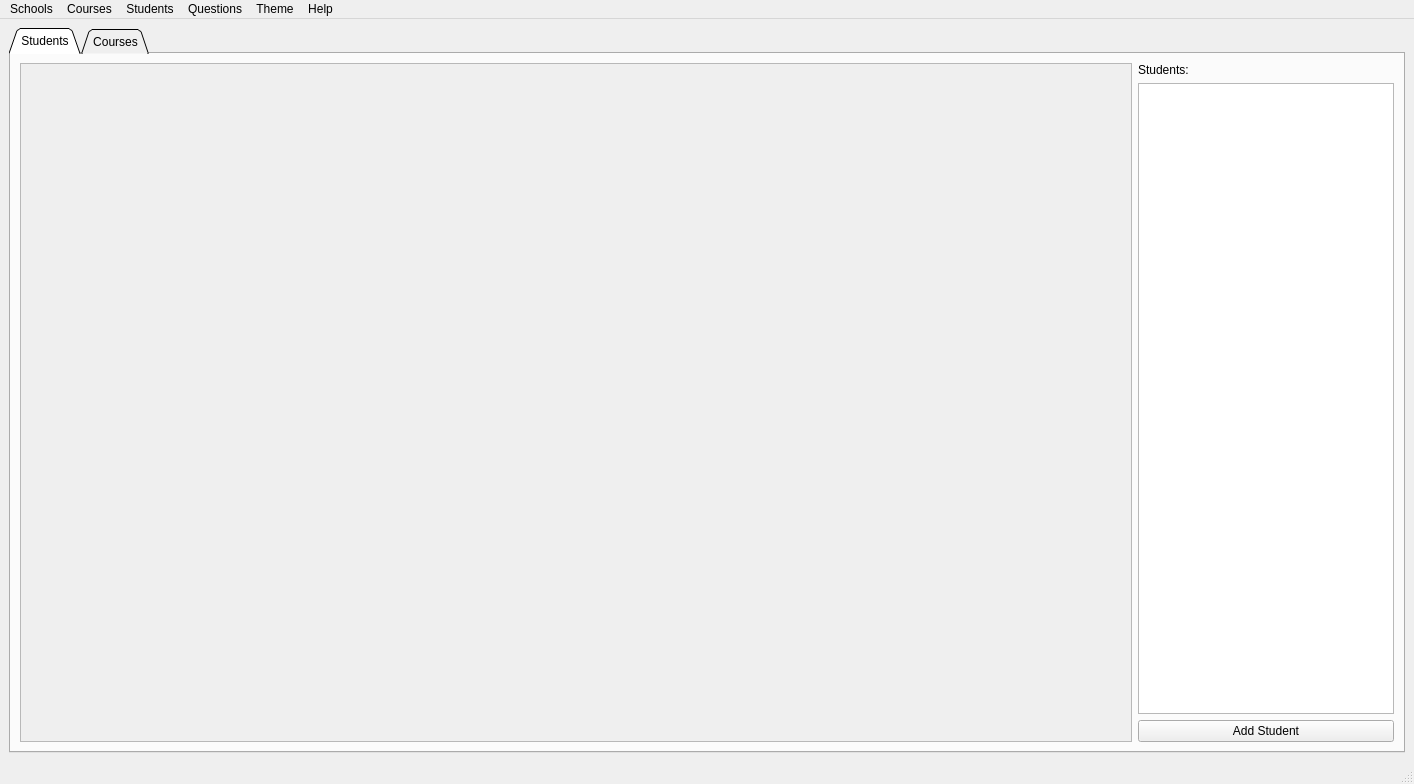
<?xml version="1.0" encoding="UTF-8"?>
<ui version="4.0" idbasedtr="true">
 <author>Jared Gross</author>
 <class>MainWindow</class>
 <widget class="QMainWindow" name="MainWindow">
  <property name="geometry">
   <rect>
    <x>0</x>
    <y>0</y>
    <width>1414</width>
    <height>784</height>
   </rect>
  </property>
  <property name="windowTitle">
   <string>Gradiance</string>
  </property>
  <widget class="QWidget" name="centralwidget">
   <layout class="QVBoxLayout" name="verticalLayout">
    <item>
     <widget class="QTabWidget" name="tabWidget">
      <property name="tabPosition">
       <enum>QTabWidget::North</enum>
      </property>
      <property name="tabShape">
       <enum>QTabWidget::Triangular</enum>
      </property>
      <property name="currentIndex">
       <number>0</number>
      </property>
      <property name="documentMode">
       <bool>false</bool>
      </property>
      <widget class="QWidget" name="tab_students">
       <attribute name="title">
        <string>Students</string>
       </attribute>
       <layout class="QVBoxLayout" name="verticalLayout_2">
        <item>
         <layout class="QHBoxLayout" name="horizontalLayout_3" stretch="1,0">
          <item>
           <widget class="QScrollArea" name="scrollArea_2">
            <property name="widgetResizable">
             <bool>true</bool>
            </property>
            <widget class="QWidget" name="scrollAreaWidgetContents_2">
             <property name="geometry">
              <rect>
               <x>0</x>
               <y>0</y>
               <width>1104</width>
               <height>681</height>
              </rect>
             </property>
             <layout class="QVBoxLayout" name="verticalLayout_6" stretch="0">
              <item>
               <layout class="QVBoxLayout" name="verticalLayout_students"/>
              </item>
             </layout>
            </widget>
           </widget>
          </item>
          <item>
           <layout class="QVBoxLayout" name="verticalLayout_4">
            <item>
             <widget class="QLabel" name="label">
              <property name="text">
               <string>Students:</string>
              </property>
             </widget>
            </item>
            <item>
             <widget class="QListWidget" name="listWidget_students"/>
            </item>
            <item>
             <widget class="QPushButton" name="pushButton_add_student">
              <property name="maximumSize">
               <size>
                <width>16777215</width>
                <height>16777215</height>
               </size>
              </property>
              <property name="text">
               <string>Add Student</string>
              </property>
             </widget>
            </item>
           </layout>
          </item>
         </layout>
        </item>
       </layout>
      </widget>
      <widget class="QWidget" name="tab_courses">
       <attribute name="title">
        <string>Courses</string>
       </attribute>
       <layout class="QHBoxLayout" name="horizontalLayout" stretch="0,1">
        <item>
         <layout class="QVBoxLayout" name="verticalLayout_3" stretch="0,1,0">
          <property name="spacing">
           <number>6</number>
          </property>
          <item>
           <widget class="QLabel" name="label_2">
            <property name="text">
             <string>Courses:</string>
            </property>
           </widget>
          </item>
          <item>
           <layout class="QVBoxLayout" name="courses_list_widget_layout">
            <property name="spacing">
             <number>0</number>
            </property>
           </layout>
          </item>
          <item>
           <layout class="QHBoxLayout" name="horizontalLayout_2">
            <item>
             <widget class="QPushButton" name="pushButton_add_course">
              <property name="text">
               <string>Add Course</string>
              </property>
             </widget>
            </item>
            <item>
             <widget class="QPushButton" name="pushButton_remove_course">
              <property name="text">
               <string>Remove Course</string>
              </property>
             </widget>
            </item>
           </layout>
          </item>
         </layout>
        </item>
        <item>
         <widget class="QScrollArea" name="scrollArea">
          <property name="widgetResizable">
           <bool>true</bool>
          </property>
          <widget class="QWidget" name="scrollAreaWidgetContents">
           <property name="geometry">
            <rect>
             <x>0</x>
             <y>0</y>
             <width>1195</width>
             <height>683</height>
            </rect>
           </property>
           <layout class="QVBoxLayout" name="verticalLayout_5">
            <property name="spacing">
             <number>0</number>
            </property>
            <property name="leftMargin">
             <number>0</number>
            </property>
            <property name="topMargin">
             <number>0</number>
            </property>
            <property name="rightMargin">
             <number>0</number>
            </property>
            <property name="bottomMargin">
             <number>0</number>
            </property>
            <item>
             <layout class="QVBoxLayout" name="verticalLayout_courses"/>
            </item>
           </layout>
          </widget>
         </widget>
        </item>
       </layout>
      </widget>
     </widget>
    </item>
   </layout>
  </widget>
  <widget class="QStatusBar" name="statusbar"/>
  <widget class="QMenuBar" name="menubar">
   <property name="geometry">
    <rect>
     <x>0</x>
     <y>0</y>
     <width>1414</width>
     <height>22</height>
    </rect>
   </property>
   <widget class="QMenu" name="menuCourses">
    <property name="title">
     <string>Courses</string>
    </property>
    <addaction name="actionAdd_Course"/>
    <addaction name="actionDelete_Course"/>
   </widget>
   <widget class="QMenu" name="menuStudents">
    <property name="title">
     <string>Students</string>
    </property>
    <addaction name="actionAdd_Student"/>
    <addaction name="actionDelete_Student"/>
   </widget>
   <widget class="QMenu" name="menuSchools">
    <property name="title">
     <string>Schools</string>
    </property>
    <widget class="QMenu" name="menuLoad_School">
     <property name="title">
      <string>Load School</string>
     </property>
     <addaction name="actionBlank"/>
    </widget>
    <addaction name="actionAdd_New_School"/>
    <addaction name="actionRemove_School"/>
    <addaction name="separator"/>
    <addaction name="menuLoad_School"/>
   </widget>
   <widget class="QMenu" name="menuTheme">
    <property name="title">
     <string>Theme</string>
    </property>
   </widget>
   <widget class="QMenu" name="menuHelp">
    <property name="title">
     <string>Help</string>
    </property>
    <addaction name="actionAbout"/>
    <addaction name="actionAbout_Qt"/>
   </widget>
   <widget class="QMenu" name="menuQuestions">
    <property name="title">
     <string>Questions</string>
    </property>
    <addaction name="actionOpen_Questions_Editor"/>
   </widget>
   <addaction name="menuSchools"/>
   <addaction name="menuCourses"/>
   <addaction name="menuStudents"/>
   <addaction name="menuQuestions"/>
   <addaction name="menuTheme"/>
   <addaction name="menuHelp"/>
  </widget>
  <action name="actionAdd_Course">
   <property name="text">
    <string>Add Course</string>
   </property>
  </action>
  <action name="actionDelete_Course">
   <property name="text">
    <string>Delete Course</string>
   </property>
  </action>
  <action name="actionAdd_Student">
   <property name="text">
    <string>Add Student</string>
   </property>
  </action>
  <action name="actionDelete_Student">
   <property name="text">
    <string>Delete Student</string>
   </property>
  </action>
  <action name="actionAdd_New_School">
   <property name="text">
    <string>Add New School</string>
   </property>
  </action>
  <action name="actionRemove_School">
   <property name="text">
    <string>Remove School</string>
   </property>
  </action>
  <action name="actionBlank">
   <property name="text">
    <string>Blank</string>
   </property>
  </action>
  <action name="actionAbout">
   <property name="text">
    <string>About</string>
   </property>
  </action>
  <action name="actionLicense">
   <property name="text">
    <string>License</string>
   </property>
  </action>
  <action name="actionAbout_Qt">
   <property name="text">
    <string>About Qt</string>
   </property>
  </action>
  <action name="actionOpen_Questions_Editor">
   <property name="text">
    <string>Open Questions Editor</string>
   </property>
  </action>
 </widget>
 <resources/>
 <connections/>
</ui>
